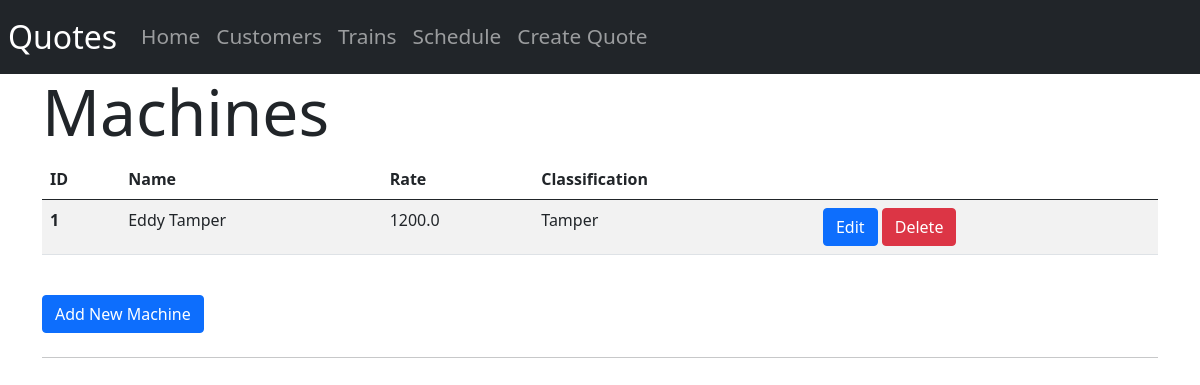
The page /trains on the database as committed earlier.
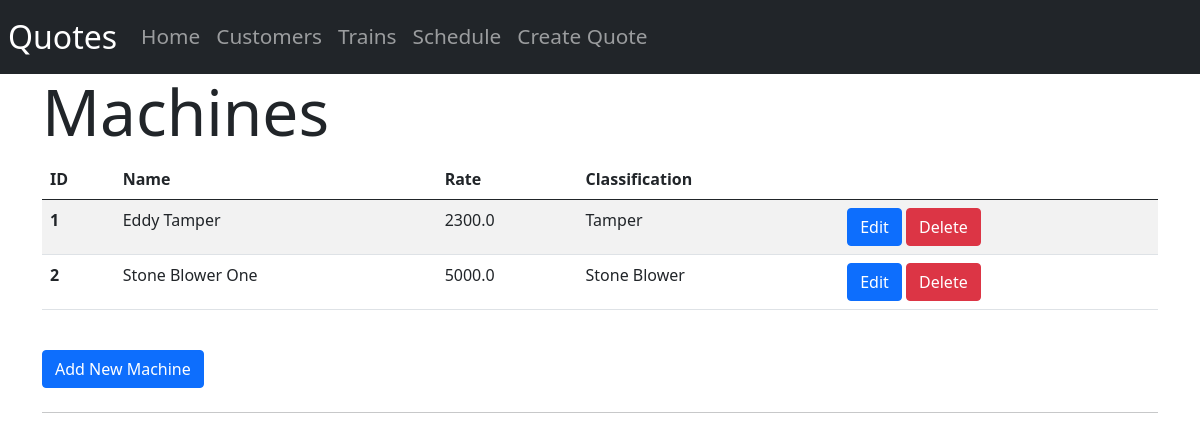
The same page on the database as committed later.
### Website/models.py (models this page shows)
class Train(db.Model):
    id = db.Column(db.Integer(), primary_key=True)
    name = db.Column(db.Integer())
    rate = db.Column(db.Float())
    classification = db.Column(db.String(150))
    quotes = db.relationship('Quote')

### Website/views.py (the view)
@views.route('/trains', methods=['GET'])
def trains():
    if request.method == 'GET':
        return render_template("trains.html", trains_list=Train.query.all())
    return render_template("trains.html")

### Website/Templates/trains.html
{% extends "base.html" %} {% block title %}Trains{% endblock %}
{% block content %}
<h1 class="display-3">Machines</h1>
<table class="table table-hover table-striped">
    <thead>
        <tr>
            <th scope="col">ID</th>
            <th scope="col">Name</th>
            <th scope="col">Rate</th>
            <th scope="col">Classification</th>
            <th scope="col"></th>
        </tr>
    </thead>
    <tbody>
        {% for machine in trains_list %}
        <tr>
            <th scope="row">{{ machine.id }}</th>
            <td>{{ machine.name }}</td>
            <td>{{ machine.rate }}</td>
            <td>{{ machine.classification }}</td>
            <td>
                <button type="btn" class="btn btn-primary">Edit</button>
                <button type="button" class="btn btn-danger" onClick="deleteTrain({{ machine.id }})">Delete</button>
            </td>
        </tr>
        {% endfor %}
    </tbody>
</table>
<br />
<form action="/addmachine">
    <button type="submit" class="btn btn-primary">Add New Machine</button>
</form>
{% endblock %}

### Website/Templates/base.html (shortened to what this page needs)
<!DOCTYPE html>
<html>
    <head>
        <link href="https://cdn.jsdelivr.net/npm/bootstrap@5.0.0/dist/css/bootstrap.min.css" rel="stylesheet" />
    </head>
    <body>
        <nav id="navigator" class="navbar navbar-expand-lg navbar-dark bg-dark py-2 px-2">
            <div class="collapse navbar-collapse" id="navbar">
                <a class="navbar-brand" href="/">Quotes</a>
                <div class="navbar-nav">
                    <a class="nav-item nav-link" id="home" href="/">Home</a>
                    <a class="nav-item nav-link" id="customer" href="/customer">Customers</a>
                    <a class="nav-item nav-link" id="trains" href="/trains">Trains</a>
                    <a class="nav-item nav-link" id="schedule" href="/schedule">Schedule</a>
                    <a class="nav-item nav-link" id="schedule" href="/createquote">Create Quote</a>
                </div>
            </div>
        </nav>
        <div class="container">
            {% block content %}
            {% endblock %}
            <hr class="my-4">
        </div>
    </body>
</html>

### Website/Templates/base.html (style rules this page uses)
.navbar-nav a { font-size: 1.3em !important; }
.navbar-brand { font-size: 2em !important; }

Rows that differ between the two databases and show on the page:
changed Train "Eddy Tamper": rate "1200.0" → "2300.0"
added Train: id "2", name "Stone Blower One", rate "5000.0", classification "Stone Blower"
